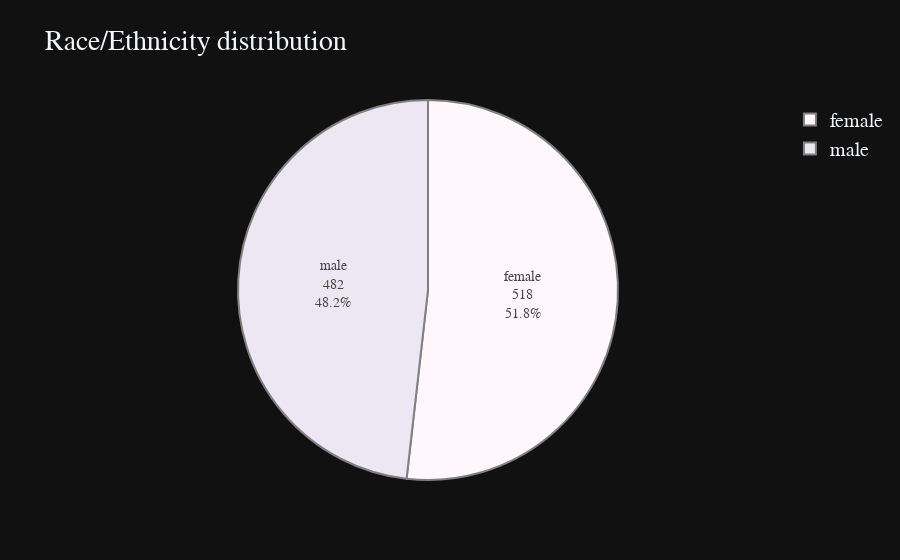

The notebook cell this image was saved under:
### Code cell
race_ethnicity=df['gender'].value_counts()
fig=px.pie(values=race_ethnicity.values,
          names=race_ethnicity.index,
          color_discrete_sequence=px.colors.sequential.PuBu,
          title="Race/Ethnicity distribution", template="plotly_dark")

fig.update_traces(textinfo='label+percent+value', textfont_size=14,
                  marker=dict(line=dict(color='#100000', width=0.2)))
fig.data[0].marker.line.width = 2
fig.data[0].marker.line.color='gray'
fig.update_layout(
    font=dict(size=20,family="Franklin Gothic"))
fig.show()

### Figure 1 — Plotly figure (JSON) as saved in the notebook; plotly's stock layout.template omitted (floating-point values rounded to 4 significant figures)
{"data": [{"domain": {"x": [0, 1], "y": [0, 1]}, "hovertemplate": "label=%{label}<br>value=%{value}<extra></extra>", "labels": ["female", "male"], "legendgroup": "", "marker": {"line": {"color": "gray", "width": 2}}, "name": "", "showlegend": true, "textfont": {"size": 14}, "textinfo": "label+percent+value", "type": "pie", "values": [518, 482]}], "layout": {"font": {"family": "Franklin Gothic", "size": 20}, "legend": {"tracegroupgap": 0}, "piecolorway": ["rgb(255,247,251)", "rgb(236,231,242)", "rgb(208,209,230)", "rgb(166,189,219)", "rgb(116,169,207)", "rgb(54,144,192)", "rgb(5,112,176)", "rgb(4,90,141)", "rgb(2,56,88)"], "title": {"text": "Race/Ethnicity distribution"}}}
